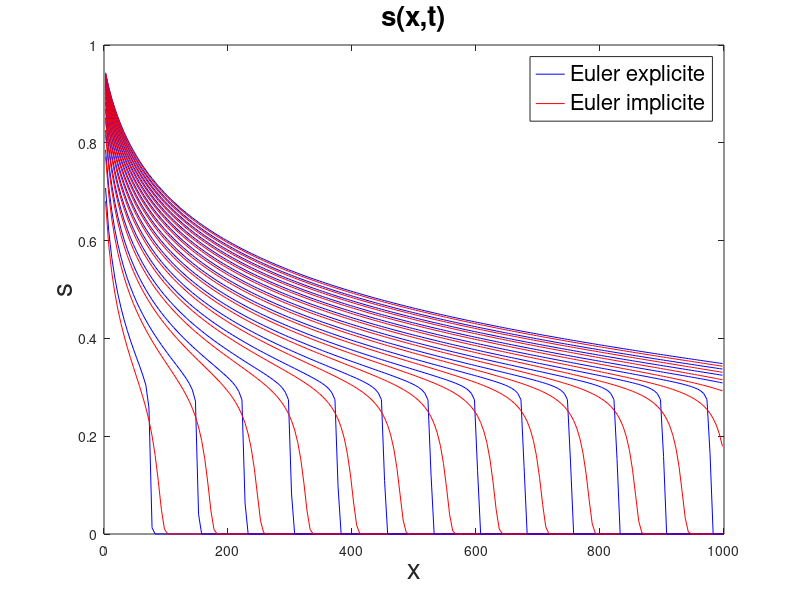

Write the MATLAB code that produced this figure.
clear -a;
clc;

function u=f(s)
  global mu;
  global VT;
  u = VT*(s.^2./(s.^2+(1-s).^2/mu));
endfunction

function u=F(S)
  global L;
  global N;
  global h;
  n = length(S);
  u = zeros(n,1);
  u(1) = f(1)-f(S(1));
  u(2:end) = f(S(1:end-1))-f(S(2:end));
  u = u'/h;
endfunction

function u=fp(s)
  global mu;
  global VT;
  u = VT*((2/mu*s.*(1-s).^2+2/mu*s.^2.*(1-s).^2)./(s.^2+(1-s).^2/mu).^2);
endfunction

function M=dF(S)
  global h;
  v = fp(S);
  M = -diag(v)+diag(v(1:end-1),-1);
  M = M/h;
endfunction

function y=Eimpl(x,dt)
  global N
  omega = 0.1;
  kmax=100;
  eps=1e-8;
  y=x;
  r = y-x-dt*F(y);
  k=0;
  nr = norm(r);
  nr0 = nr;
  while (nr/nr0>eps && k<=kmax)
    dG = eye(N,N)-dt*dF(y);
    dy = -dG\r';
    alpha = min(1,omega/norm(dy,"inf"));
    y = y+alpha*dy';
    r = y-x-dt*F(y);
    nr = norm(r);
    k = k+1;
  endwhile
endfunction

global L=1000;
global T=3600 * 24 * 360 * 20;
global VT=1e-6;
global mu=10;
global N=200
global h = L/N
L
T
N
h
mu
VT
##s_vec = linspace(0,1,100);
##y = fp(s_vec);
##lip = max(fp(s_vec))
lip = 2.87705059769095e-6;
x = 0:h:(L-h);
x = x+h/2;
Nt = floor(lip*T/(h))+1
##Nt=200
dt = T/Nt
S = zeros(Nt,N);
S2 = zeros(Nt,N);
for i=1:Nt-1
    S(i+1,:)=S(i,:)+dt*F(S(i,:));
    S2(i+1,:)=Eimpl(S2(i,:),dt);
endfor

for i=1:Nt
  if (mod(i,20)==0)
    plot(x,S(i,:),"b")
    hold on
    plot(x,S2(i,:),"r")
##    hold off
    title("s(x,t)","fontsize",20)
    xlabel("x","fontsize",20)
    ylabel("s","fontsize",20)
    l = legend(["Euler explicite";"Euler implicite"]);
    set(l, "fontsize", 16);
    pause(0.001);
 endif

endfor